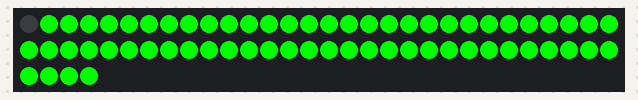
Recording of a sketch running on a simulated ESP8266 (NodeMCU). Shown: 64 RGB LEDs in strip order, left to right, continuing on the next row. WiFi joins after 1.5 s; servers stay silent unless stated; network time is answered at once with the bench clock; the local clock reads 2024-03-15 10:24:30 at power-on unless the sketch sets it; what the sketch prints to the serial monitor is not drawn.

Above: at 0.6 s.

Measured:
- what the display in image 0 shows lasts 1.0 s, from 0.5 s to 1.5 s

The sketch:

time_from_internet_servo-feeding3.ino
```cpp
#include <Adafruit_NeoPixel.h>
#ifdef __AVR__
#include <avr/power.h> // Required for 16 MHz Adafruit Trinket
#endif
#define PIN        D6 // On Trinket or Gemma, suggest changing this to 1
#define NUMPIXELS 64 // Popular NeoPixel ring size
Adafruit_NeoPixel pixels(NUMPIXELS, PIN, NEO_GRB + NEO_KHZ800);
#include <NTPClient.h> // change next line to use with another board/shield
#include <ESP8266WiFi.h> //#include <WiFi.h> // for WiFi shield //#include <WiFi101.h> // for WiFi 101 shield or MKR1000
#include <WiFiUdp.h>
#include<Servo.h> //Servo 라이브러리를 추가

Servo servo;      //Servo 클래스로 servo객체 생성
int value = 0;    //각도를 조절할 변수 value
int swch = 1;    //5분단위로 끄고 켜기 위해서 변수 생성 테스트용

const char *ssid     = "iptime-home"; //우리집 와이파이 이름
const char *password = "js4u2014";    //우리집 와이파이 비번
const long utcOffsetInSeconds = 9*3600; //우리나라 표준시 적용하기 위해  GMT+9

WiFiUDP ntpUDP;
NTPClient timeClient(ntpUDP, utcOffsetInSeconds);

//현재 시간을 저장할 변수
int hour;
int minute;
int sec;
int remain_h;
int remain_m;

void setup(){
  Serial.begin(115200);
  WiFi.begin(ssid, password);
  pixels.begin(); // INITIALIZE NeoPixel strip object (REQUIRED)
  while ( WiFi.status() != WL_CONNECTED ) {
    delay ( 500 );
    Serial.print ( "." );
    for(int a=1;a<65;a++){pixels.setPixelColor(a, pixels.Color(0, 250, 0));}
    pixels.show();   // Send the updated pixel colors to the hardware.
  }
}

void loop() {
//  if ( minute%2==0 && sec==0){swch=swch*-1; }
//  if (swch>0){feeding_servo(1);}

  if(hour>=18){neopixel_on();}
  else{neopixel_off();}

/* 서보모터 테스트용 무한 반복
  servo.attach(D5);     //servo 서보모터 5번 핀에 연결
  servo.write(0); //value값의 각도로 회전. ex) value가 90이라면 90도 회전
    for (int i=0;i<180;i++){
      servo.write(i);
      delay(30);
    }

    for (int i=179;i>0;i--){
      servo.write(i);
      delay(30);
    }
  delay(200);
서보모터 테스트용 무한 반복 */

  if (hour==18 && minute==01){feeding_servo();}
  else{servo.detach();}
  update_cur_time();
  print_time();
  delay(1000);

}

void update_cur_time(){
  timeClient.update();
  time_t cur_time = timeClient.getEpochTime();
  struct tm *ptm = gmtime ((time_t*)&cur_time);
  hour=ptm->tm_hour;
  minute=ptm->tm_min;
  sec=ptm->tm_sec;
}

void feeding_servo(){
  servo.attach(D5);     //servo 서보모터 5번 핀에 연결
  servo.write(0); //value값의 각도로 회전. ex) value가 90이라면 90도 회전
    Serial.print("");
    Serial.print("먹이타임");

    for (int i=0;i<180;i++){
      servo.write(i);
      delay(15);
    }
    delay(200);
    for (int i=179;i>0;i--){
      servo.write(i);
      delay(15);
    }

  servo.detach();
  delay(60000);
}

void neopixel_on(){
  Serial.print(" =LED ON= ");
  pixels.setBrightness(100);
  for(int i=0; i<NUMPIXELS; i++) { // For each pixel...
    int a=0;
    a=i*2+1;
    pixels.setPixelColor(a, pixels.Color(100, 100, 100));
    pixels.show();   // Send the updated pixel colors to the hardware.
  }
}

void neopixel_off(){
  Serial.print("=LED OFF=");
  pixels.clear();
  pixels.show();
}

void print_time(){
    Serial.println ("");
    Serial.print ( hour);
    Serial.print ( ":" );
    Serial.print (minute);
    Serial.print ( ":" );
    Serial.print (sec);
    Serial.print ("  /  ");
  }
```

20230927_new-1.ino
```cpp

```
